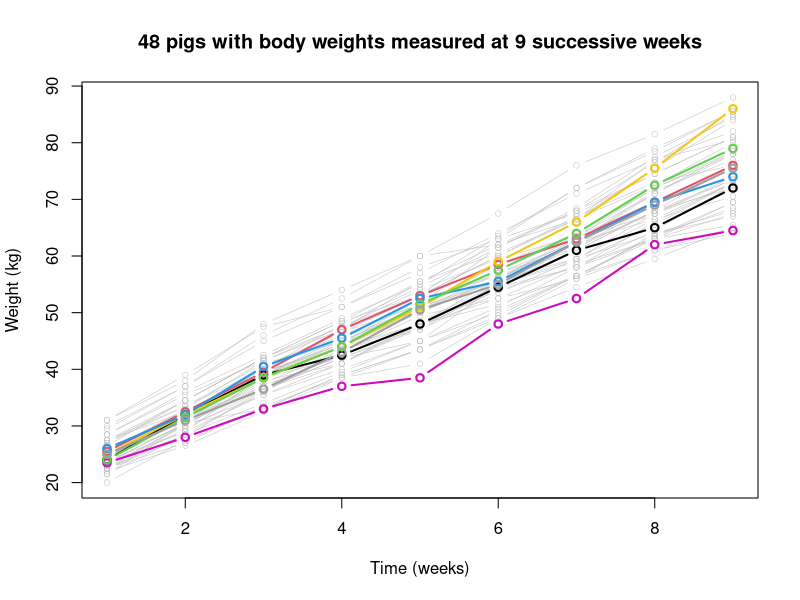
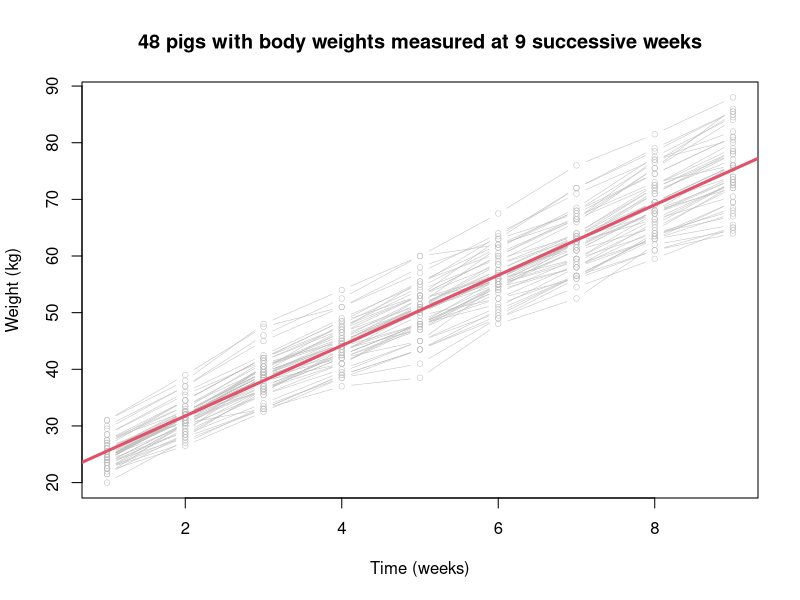
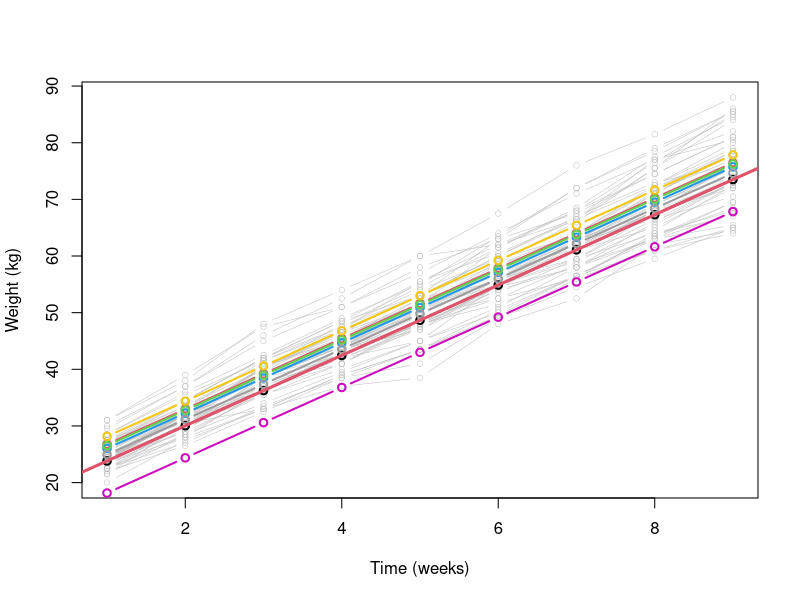
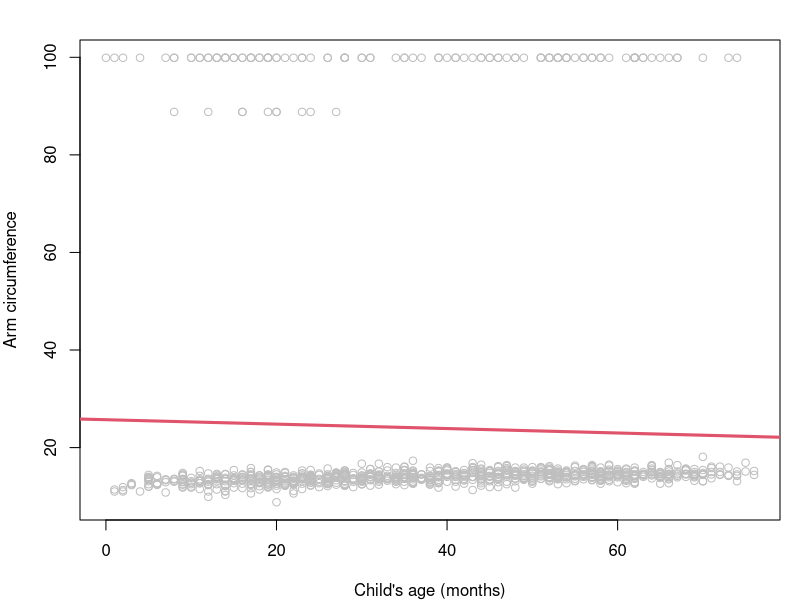
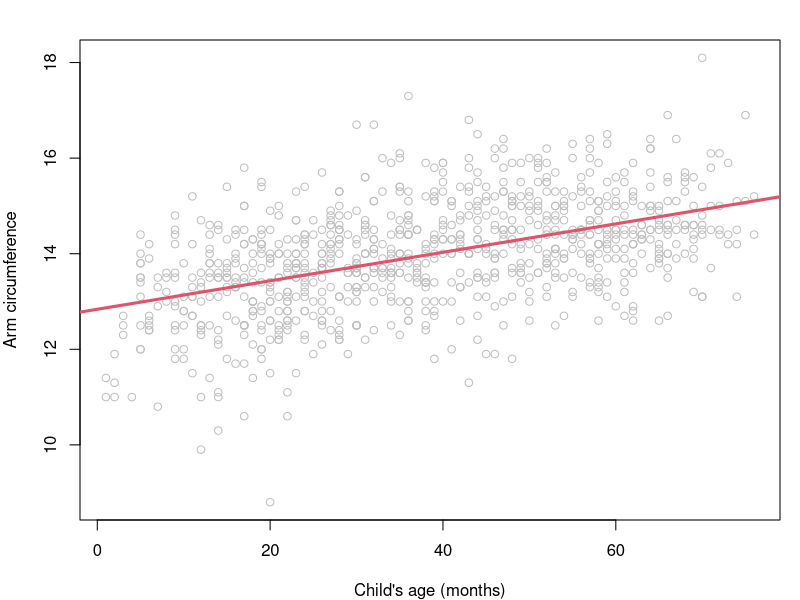
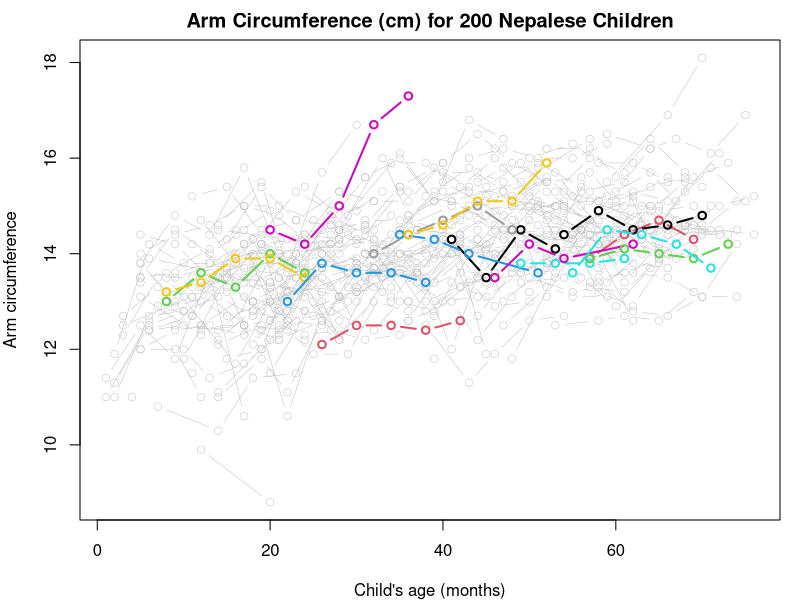
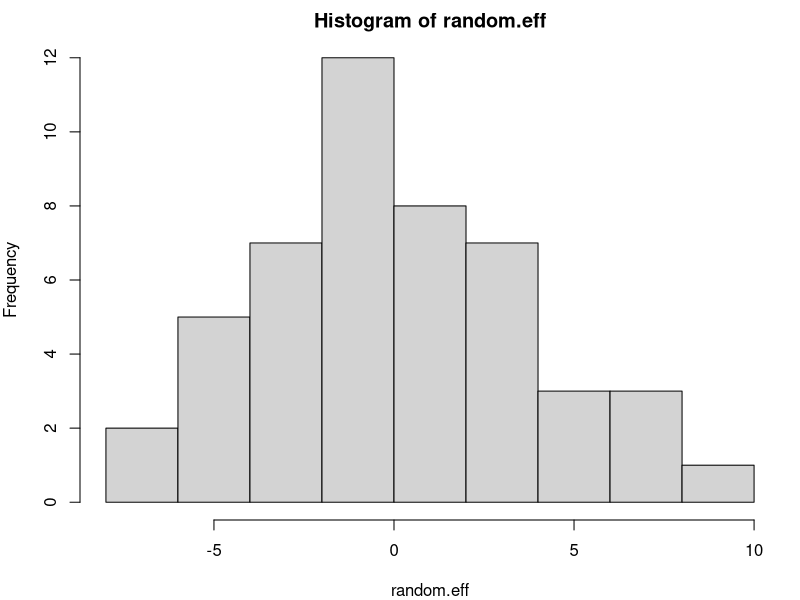
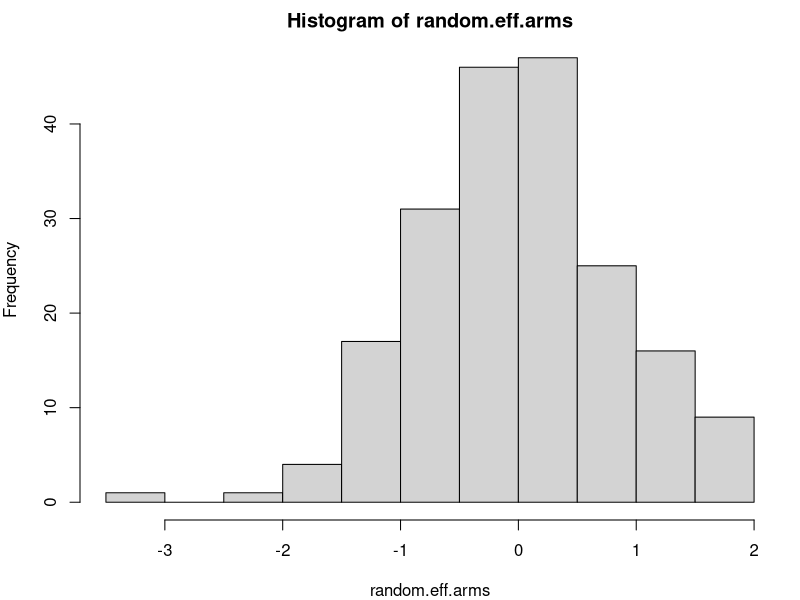

The R script that drew these images, in order: (Note: this script raises an error after producing the figures.)
setwd("./Data")
#setwd("C:/Users/bbr28/Dropbox/EmoryCourses/BIOS_526/Materials_BRisk_2019/Data")

pig = read.csv('pig.csv')[,2:4]
nepal = read.csv('Nepal.csv')
library(lme4)


#Pig growth
# slide 4
plot (pig$weight~pig$weeks, xlab = "Time (weeks)", ylab = "Weight (kg)", type ="n" )
title (main = "48 pigs with body weights measured at 9 successive weeks", cex = 1.5)
for (i in 1:48){
	y = pig$weight[pig$id == i]; x = pig$weeks[pig$id ==i]
	lines (y~x, type = "b", col = "grey", cex = .75, lwd = .5)
}
for (i in c(1, 10, 15, 20, 30, 35, 40) ){
  y = pig$weight[pig$id == i]; x = pig$weeks[pig$id ==i]
  lines (y~x, type = "b", col = i, cex = 1, lwd = 2)
}

# slide 5
pig[1:13,]

str(pig)
table(pig$id)

  
# slide 6
plot (pig$weight~pig$weeks, xlab = "Time (weeks)", ylab = "Weight (kg)", type ="n" )
title (main = "48 pigs with body weights measured at 9 successive weeks", cex = 1.5)
for (i in 1:48){
  y = pig$weight[pig$id == i]; x = pig$weeks[pig$id ==i]
  lines (y~x, type = "b", col = "grey", cex = .75, lwd = .5)
}
fit.incorrect = lm(pig$weight~pig$weeks)
abline (coef (fit.incorrect), lwd = 3, col = 2)
summary(fit.incorrect)



fit.fixedeffects = lm (weight~weeks + factor(id), data = pig)
plot (pig$weight~pig$weeks, xlab = "Time (weeks)", ylab = "Weight (kg)", type ="n" )
for (i in 1:48){
  y = pig$weight[pig$id == i]; x = pig$weeks[pig$id ==i]
  lines (y~x, type = "b", col = "grey", cex = .75, lwd = .5)
}
id.use = c(1, 10, 15, 20, 30, 35, 40)
for ( i in id.use){
	y = fit.fixedeffects$fitted[pig$id == i]; x = pig$weeks[pig$id ==i]
	lines(y~x, type = "b", col = i, cex = 1, lwd = 2)
}
abline (coef (fit.fixedeffects)[1:2], lwd = 3, col = 2)
summary(fit.fixedeffects)
# note: SE is different



#Nepalese Children

table(nepal$id)
# suggests 5 observations per subject, but...
par (mar = c(4, 4,2, 1))
plot (nepal$arm~nepal$age, col = "grey", xlab = "Child's age (months)", ylab = "Arm circumference" )
abline ( coef(lm (nepal$arm~nepal$age)), col = 2, lwd = 3)

# most of the arm circumferences are less than 20. 
# there appear to be many missing values coded as 99.9 or 88.8
sum(nepal$arm==99.9)
sum(nepal$arm==88.8)


# Important data cleaning:
nepal$arm[ nepal$arm == 99.9] = NA
nepal$arm[ nepal$arm == 88.8] = NA
nepal = subset (nepal, !is.na(arm))
table(nepal$id)
# not balanced

# slide 10
plot (nepal$arm~nepal$age, col = "grey", xlab = "Child's age (months)", ylab = "Arm circumference" )
abline ( coef(lm (nepal$arm~nepal$age)), col = 2, lwd = 3)


# slide 11
plot (nepal$arm~nepal$age, xlab = "Child's age (months)", ylab = "Arm circumference", type ="n" )
for (i in 1:200){
	y = nepal$arm[nepal$id == i]; x = nepal$age[nepal$id ==i]
	lines (y~x, type = "b", col = "grey", cex = 1, lwd = .5)
}
for (i in 1:15){
	y = nepal$arm[nepal$id == i]; x = nepal$age[nepal$id ==i]
	lines (y~x, type = "b", col = i, cex = 1, lwd = 2)
}
title (main = "Arm Circumference (cm) for 200 Nepalese Children", cex = 1.4)


# slide 12
# fit the model assuming data are independent:
fit.incorrect = lm (arm~age, data = nepal)
summary (fit.incorrect)

# fit the model controlling for dependence by estimating the mean structure:
nepal$fid = factor(nepal$id)
fit.fixedeffects = lm (arm~age+fid, data = nepal)
summary (fit.fixedeffects)
# note: SE is larger when accounting for subject


## ASIDE: note what happens to R-squared if you remove the intercept:
  temp = lm (arm~age+fid-1, data = nepal)
  summary(temp)
  # R-squared is approximately 1. Is this accurate? 
  # Are predictions the same?
  # Is SE the same?
  1-sum((nepal$arm - fitted(temp))^2)/sum((nepal$arm - mean(nepal$arm))^2)
  1-sum((nepal$arm - fitted(temp))^2)/sum((nepal$arm))^2


# slide 17 -- back to Pigs dataset
fit.randomeffects = lmer(weight~weeks+(1|id), data = pig)
summary(fit.randomeffects)


#note: fit with lmerTest for approximate inference
library(lmerTest)
fit.randomeffects = lmer(weight~weeks+(1|id), data = pig)
summary(fit.randomeffects)


random.eff = ranef(fit.randomeffects)$id[,1]
hist(random.eff)

# slide 18 -- Nepalese children
fit.re.arms = lmer(arm~age+(1|id), data = nepal)
random.eff.arms = ranef (fit.re.arms)$id[,1]
summary(fit.re.arms)
random.eff.arms
hist(random.eff.arms)

    # aside: fit the same lmm with mgcv::gam, which has weird syntax, will be explored in Module 5
    library(mgcv)
    nepal$id2 = as.factor(nepal$id)
    fit.re.arms.check = gam(arm~age+s(id2,bs = 're'),data=nepal,method='REML')
    summary(fit.re.arms.check)    
    # they are equivalent
    # one we learn about gams, we will examine a non-linear effect of age...     
    
    
# re-fit fixed effects:
fit.fe.arms = lm(arm~age+factor(id), data = nepal)
summary(fit.fe.arms)
# estimates differ for effect of age from the mixed model 
# data not balanced


# slide 22
fit = lmer(arm~age+lit+(1|id), data = nepal)
summary(fit)

fit = lmer(arm~age+lit+(1|id), data = nepal)
summary(fit)


fit = lmer(arm~age+lit+(1|id), data = nepal)
summary(fit)



##############
# Slide 29

# simulate data:
tau=4
sigma=2
n = 48
r=9
#generate random effects:

#pdf(file='~/Dropbox/EmoryCourses/BIOS_526/Materials_BRisk/Lectures/M5-RandomIntercept/ICCPig.pdf',width=8,height=5)
par(mfrow=c(1,3))
for (tau in c(0.5,4,16)) {
  thetai = rnorm(n,0,tau)
  thetailong = thetai%x%rep(1,r)
  head(thetailong)
  yij = 15+thetailong+6.2*pig$weeks+rnorm(n*r,0,sigma)
  
  plot(yij~pig$weeks, xlab = "Time (weeks)", ylab = "Weight (kg)", type ="n" )
  for (i in 1:48){
    y = yij[pig$id == i]; x = pig$weeks[pig$id ==i]
    lines (y~x, type = "b", col = "blue", cex = .75, lwd = .5)
  }
  icc = tau^2/(tau^2+sigma^2)
  title(paste('Tau =',tau,', ICC =',round(icc,2)))
} 
#dev.off()


# slide 30
#pdf(file='~/Dropbox/EmoryCourses/BIOS_526/Materials_BRisk/Lectures/M5-RandomIntercept/ICCPig2.pdf',width=8,height=5)
par(mfrow=c(1,3))
tau=4

for (sigmasq in c(0.5,4,16)) {
  thetai = rnorm(n,0,tau)
  thetailong = thetai%x%rep(1,r)
  head(thetailong)
  yij = 15+thetailong+6.2*pig$weeks+rnorm(n*r,0,sqrt(sigmasq))
  
  plot(yij~pig$weeks, xlab = "Time (weeks)", ylab = "Weight (kg)", type ="n" )
  for (i in 1:48){
    y = yij[pig$id == i]; x = pig$weeks[pig$id ==i]
    lines (y~x, type = "b", col = "blue", cex = .75, lwd = .5)
  }
  icc = tau^2/(tau^2+sigmasq)
  title(paste('Sigmasq =',sigmasq,', ICC =',round(icc,2)))
}
#dev.off()






###################
# Slide 46
fit.randomeffects = lmer(weight~weeks+(1|id), data = pig)
summary(fit.randomeffects)
random.eff = ranef(fit.randomeffects)$id[,1]
hist(random.eff)

#re-fit fixed effects model:
fit.fixedeffects = lm (weight~weeks+factor(id)-1, data = pig)
summary(fit.fixedeffects)
coef1 = coef(fit.fixedeffects)[-1]

# random effects (centered around zero) plus the fixed intercept 
# (alternative view of random effects from slide 16)
coef2 = unlist(ranef(fit.randomeffects)) + fixef(fit.randomeffects)[1]
par (mfrow = c(1,2) )
plot (coef2~coef1, cex = 2, xlim = range(coef1), ylim = range(coef1), xlab = "Pig-specific Intercepts (No Shrinkage)", ylab = "Pig-specific Intercepts (With Shrinkage)")
lines (coef2~coef1, type = "p", col = 4, pch = 16, cex = .5)
abline(0,1)
abline( h = fixef(fit.randomeffects)[1], lwd= 2, col = 2, lty = 2)
abline( v = fixef(fit.randomeffects)[1], lwd= 2, col = 2, lty = 2)
lines (fixef(fit.randomeffects)[1],fixef(fit.randomeffects)[1], pch = 16, col = 2, cex = 2, type = "p")


plot (0,0, type = "n", xlim = range(coef1) , ylim = c(.9,2.1),  yaxt = "n", xlab = "", ylab = "")
for (i in 1:length(coef2) ){ lines ( c(1,2)~c(coef2[i], coef1[i]), col = "grey", type = "l")}
abline (h = c(1,2))
lines (fixef(fit.randomeffects)[1],1, pch = 16, col = 2, cex = 2, type = "p")
text (mean(range(coef1)), .9, "Shrunken Estimates")
text (mean(range(coef1)), 2.1, "Raw Estimates")



## Slide 47
fit = lm (arm~age+factor(id)-1, data = nepal)
coef1 = coef(fit)[-1]
fit2 = lmer(arm~age+(1|id), data = nepal)
coef2 = unlist(ranef(fit2)) + fixef(fit2)[1]

#pdf(file='~/Dropbox/EmoryCourses/BIOS_526/Materials_BRisk/Lectures/M5-RandomIntercept/ShrinkNepal_v2.pdf',width=11,height=6)
par (mfrow = c(1,2))
plot (coef2~coef1, cex = 2, xlim = range(coef1), ylim = range(coef1), xlab = "Child-specific Intercepts (No Shrinkage)", ylab = "Child-specific Intercepts (With Shrinkage)")
lines (coef2~coef1, type = "p", col = 4, pch = 16, cex = .5)
abline(0,1)
abline( h = fixef(fit2)[1], lwd= 2, col = 2, lty = 2)
abline( v = fixef(fit2)[1], lwd= 2, col = 2, lty = 2)
lines (fixef(fit2)[1],fixef(fit2)[1], pch = 16, col = 2, cex = 2, type = "p")


plot (0,0, type = "n", xlim = range(coef1) , ylim = c(.9,2.1),  yaxt = "n", xlab = "", ylab = "")
for (i in 1:length(coef2) ){ lines ( c(1,2)~c(coef2[i], coef1[i]), col = "grey", type = "l")}
abline (h = c(1,2))
lines (fixef(fit2)[1],1, pch = 16, col = 2, cex = 2, type = "p")
text (mean(range(coef1)), .9, "Shrunken Estimates")
text (mean(range(coef1)), 2.1, "Raw Estimates")
#dev.off()



## Slide 48
# add more noise (i.e., measurement error)
set.seed(123)
nepal$arm2 = nepal$arm + rnorm (nrow(nepal), 0, sqrt(2))
fit = lm (arm2~age+factor(id)-1, data = nepal)
coef1 = coef(fit)[-1]
fit2 = lmer(arm2~age+(1|id), data = nepal)
coef2 = unlist(ranef(fit2)) + fixef(fit2)[1]
summary(fit2)

#pdf(file='~/Dropbox/EmoryCourses/BIOS_526/Materials_BRisk/Lectures/M5-RandomIntercept/ShrinkNepal_Noise_v2.pdf',width=11,height=6)

par (mfrow = c(1,2))
plot (coef2~coef1, cex = 2, xlim = range(coef1), ylim = range(coef1), xlab = "Child-specific Intercepts (No Shrinkage)", ylab = "Child-specific Intercepts (With Shrinkage)")
lines (coef2~coef1, type = "p", col = 4, pch = 16, cex = .5)
abline(0,1)
abline( h = fixef(fit2)[1], lwd= 2, col = 2, lty = 2)
abline( v = fixef(fit2)[1], lwd= 2, col = 2, lty = 2)
lines (fixef(fit2)[1],fixef(fit2)[1], pch = 16, col = 2, cex = 2, type = "p")

plot (0,0, type = "n", xlim = range(coef1) , ylim = c(.9,2.1),  yaxt = "n", xlab = "", ylab = "")
for (i in 1:length(coef2) ){ lines ( c(1,2)~c(coef2[i], coef1[i]), col = "grey", type = "l")}
abline (h = c(1,2))
lines (fixef(fit2)[1],1, pch = 16, col = 2, cex = 2, type = "p")
text (mean(range(coef1)), .9, "Shrunken Estimates")
text (mean(range(coef1)), 2.1, "Raw Estimates")

#dev.off()

######################


# Slide 49
fit = lm (arm~age+factor(id)-1, data = nepal)
coef1 = coef(fit)[-1]
fit2 = lmer(arm~age+(1|id), data = nepal)
coef2 = unlist(ranef(fit2)) + fixef(fit2)[1]

par (mfrow = c(1,2), mar = c(4,4,1,1))
n = tapply (!is.na(nepal$arm), factor(nepal$id), sum)
plot ( (coef1-coef2)/coef1~n[n!=0], cex = 2, xlab = "Sample Size per Child", ylab = "% Shrinkage")
abline( h = 0, col = 2, lwd = 3, lty = 3)

se = sqrt(diag(vcov (fit))[-1])
plot ( (coef1-coef2)/coef1~se, cex = 2, xlab = "Standard Error of Raw Estimates", ylab = "% Shrinkage")
abline( h = 0, col = 2, lwd = 3, lty = 3)

nepal$wt[ nepal$wt == 99.9] = NA
nepal$wt[ nepal$wt == 88.8] = NA

fit = lmer(arm~age+(1|id), data = nepal)
random.eff = ranef (fit)$id[,1]
summary(fit)
random.eff[1:2]

#############
# Slide 54
# default is REML:
fit.randomeffects = lmer(weight~weeks+(1|id), data = pig)
summary(fit.randomeffects)

# estimation with mle:
fit.randomeffects.mle = lmer(weight~weeks+(1|id), data = pig, REML = FALSE)
summary(fit.randomeffects.mle)

###########################
##############################
# Random slopes:
##############################
###########################

nepal$ageC = nepal$age - 36
nepal$sex = as.factor(nepal$sex)


# Slide 64:
fit = lmer (arm~ ageC + (ageC|id), data = nepal)
summary(fit)

# note: ageC is both fixed and random
# fixed effect is the population average trend
# random effects is the interaction between random intercept and fixed effect
# interaction between fixed and random is random

# NOTES on model specification in lme4:
# See table 2 in https://cran.r-project.org/web/packages/lme4/vignettes/lmer.pdf 


lmer (arm~ scale(ageC) + (scale(ageC)|id), data = nepal)
summary(fit)

#note how it differs without centering
temp = lmer(arm~age+(age|id),data=nepal)
summary(temp)
# what changes?
# NOTE: Who has a mac? Please run. Convergence warnings? Sometimes differ across
# platforms or versions

# Slide 67:    
fit = lmer (arm~ ageC + (ageC|id), data = nepal,REML=FALSE)
fit.randomintercept = lmer(arm~ageC+(1|id),data=nepal,REML=FALSE)
AIC(fit)
AIC(fit.randomintercept)
anova(fit.randomintercept,fit) 



# Slide 68:
fit.indep = lmer (arm~ ageC + (1|id) + (0+ageC|id), data = nepal)
summary(fit.indep)



    # model without random intercepts:
    # don't do this:
    fit.norandomint = lmer (arm~ ageC + (0+ageC|id), data = nepal)
    summary(fit.norandomint)
    fit.norandomint = lmer (arm~ ageC + (0+ageC|id), data = nepal,REML=FALSE)
    AIC(fit)
    AIC(fit.norandomint)

# refit the REML model for later comparison:
fit = lmer (arm~ ageC + (ageC|id), data = nepal)


#################################

# NOTE:
# alternatively, we could fit a model with an interaction between subject and slope
fit.fe = lm (arm~ ageC*id, data = nepal)
summary(fit.fe) 
fixef(fit)

# but in this model, the ageC slope corresponds to slope for id1
# recode using sum-to-zero contrasts:
contrasts(nepal$id) = contr.sum
fit.fe = lm (arm~ ageC*id, data = nepal)
summary(fit.fe)
# note: results in some singularities due to no repeated measurements for some subjects

# Since these children are a random sample, we can use 
# our scientific goals to guide our decision to use random effects:
# characterize the population of children in Nepal.


# what happens in balanced data:?
pig = read.csv('pig.csv')[,2:4]
pig$id = as.factor(pig$id)
contrasts(pig$id) = contr.sum
temp = lmer(weight~weeks+(weeks|id),data=pig)
summary(temp)

temp.fe = lm(weight~weeks*id,data=pig)
summary(temp.fe)
# slopes of week are equal, but SE are different. 
# unlike model with random intercepts only, inference is not equivalent. 

####


# code used later on, here makes the coefficients estimated the same, i.e.,
# only includes subjects with repeated measurements. We just do this to facilitate
# comparison of the fixed effect approach to the random effect approach, but in
# general, we can use all the data:)

use =  unique (nepal$id)[ tapply (!is.na(nepal$arm), factor(nepal$id), sum) > 1]
(p = length (use))
length(levels(nepal$id))
fit.fix = lm (arm~ id*ageC - ageC -1, data = subset(nepal, id %in% use) )
fit.re = lmer (arm~ ageC + (ageC|id), data = subset(nepal, id %in% use) )

# note: coef extract fixed + random
re.int = coef(fit)$id[,1] # extract intercepts

# coding tip: ranef extracts just random:
apply(coef(fit)$id,2,mean) #coef are centered around overall effects
apply(ranef(fit)$id,2,mean) # random effects are mean zero


re.slope = coef(fit)$id[,2]
sum(re.slope<0)

fix.int = coef(fit.fix)[1:p]
fix.slope = coef(fit.fix)[(p+1):(2*p)]
sum(fix.slope<0)

# Slide 70
par(mfrow=c(2,2))
hist(fix.int,main='Fixed Subj. Intercept + Main Intercept',breaks=15)
hist(fix.slope,main='Fixed Slope + Main Slope')


hist(re.int,main='Random  Intercept + Main Intercept')
hist(re.slope,main='Random Slope + Main Slope')





##########
# Slide 71: 
plot (nepal$arm~nepal$ageC, xlab = "Child's age - 36 (months)", ylab = "Arm circumference", type ="n" )
for (i in 1:200){
  y = nepal$arm[nepal$id == i]; x = nepal$ageC[nepal$id ==i]
  lines (y~x, type = "b", col = "grey", cex = 1, lwd = .5)
}

# Extract random effects for a few subjects:

# include two subjects that are extreme:
which.min(coef(fit)$id[,1])
which.max(coef(fit)$id[,2])

#use = c(1:15, 57, 103, 105)

use = c(57,105)
for (i in use ){
  x = range(nepal$ageC[nepal$id ==i])
  beta = as.numeric(coef(fit)$id[i,])
  y = beta[1] + beta[2]*x
  lines (y~x, type = "l", col = i+2, cex = 1, lwd = 2)
}

for (i in use){
  y = nepal$arm[nepal$id == i]; x = nepal$ageC[nepal$id ==i]
  lines (y~x, type = "p", col = i+2, cex = 1, lwd = 2)
}


abline( 13.9439, 0.032527, col=2, lwd = 4, lty = 2)
legend("bottomright", "Mean Trend", col = 2, lwd = 4, lty = 2, cex = 1.5, bty = "n")
text (-25, 9.5, "ID = 105", col = "red", font = 2)
text (-20, 12.6, "ID = 57", col = "red", font = 2)

# Slide 72
fit.subset = lmer (arm~ageC+(ageC|id), data = subset(nepal, id != 57 & id != 105) )
summary(fit.subset)

VarCorr(fit)
VarCorr(fit.subset)




#### Shrinkage

# again subset to observations where fe can be estimated:
use =  unique (nepal$id)[ tapply (!is.na(nepal$arm), factor(nepal$id), sum) > 1]
(p = length (use))
length(levels(nepal$id))

fit.fix = lm (arm~ id*ageC - ageC -1, data = subset(nepal, id %in% use) )
fit.re = lmer (arm~ ageC + (ageC|id), data = subset(nepal, id %in% use) )

# note: coef extract fixed + random
re.int = coef(fit)$id[,1]
re.slope = coef(fit)$id[,2]
fix.int = coef(fit.fix)[1:p]
fix.slope = coef(fit.fix)[(p+1):(2*p)]
fix.int.se = sqrt(diag(vcov(fit.fix))[1:p])
fix.slope.se = sqrt(diag(vcov(fit.fix))[(p+1):(2*p)])


pdf(file='Shrinkage_v2.pdf',width=8,height=5)
par (mfrow = c(1,2))

# Create plots for shrinkage of random intercepts:
plot (0,0, type = "n", xlim = range(fix.int) , ylim = c(.9,2.1),  yaxt = "n", xlab = "", ylab = "")
for (i in 1:p ){ lines ( c(2,1)~c(fix.int[i], re.int[i]), col = "grey", type = "l")}
abline (h = c(1,2))

# lines are shrunk towards main effects:
lines (fixef(fit.re)[1],1, pch = 16, col = 2, cex = 2, type = "p")

#use halfway point of range to locate text:
text (mean(range(fix.int)), .9, "Shrunken Intercept Estimates")
text (mean(range(fix.int)), 2.1, "Fixed Effect Intercept Estimates")


# Create plots for shrinkage of random slopes:
plot (0,0, type = "n", xlim = range(fix.slope) , ylim = c(.9,2.1),  yaxt = "n", xlab = "", ylab = "")
for (i in 1:p ){ lines ( c(2,1)~c(fix.slope[i], re.slope[i]), col = "grey", type = "l")}
abline (h = c(1,2))
lines (fixef(fit.re)[2],1, pch = 16, col = 2, cex = 2, type = "p")
text (mean(range(fix.slope)), .9, "Shrunken Slope Estimates")
text (mean(range(fix.slope)), 2.1, "Fixed Effect Slope Estimates")
dev.off()
####################
########
#



#### Simulated Curves ####
library (MASS)
Sigma = matrix (c(0.85^2,  0.0016, 0.0016, 0.021^2), ncol = 2)
plot (nepal$arm~nepal$ageC, xlab = "Child's age - 36 (months)", ylab = "Arm circumference", type ="n" )
x = seq(-36, 40, 1)
simcurve = NULL
for (i in 1:500){
  theta = mvrnorm(1, c(13.94, 0.0325), Sigma) 
  y = theta[1] + x*theta[2]
  simcurve = rbind (simcurve, y)
  lines (y~x,  col="#0000ff22", cex = 2, lwd = .5, type = "l")
}

# Slide 74
# approximate confidence intervals using simulated values:
lower = apply (simcurve, 2, quantile, 0.025)
upper = apply (simcurve, 2, quantile, 0.975)

abline (13.94, 0.0325, lwd = 5, col = "blue")
lines (lower~x, lwd = 3, col = "blue", lty = 3)
lines (upper~x, lwd = 3, col = "blue", lty = 3)
legend ("bottomright", c("Average Trend", "95% Prediction Interval"), lwd = c(3,5), lty = c(1, 3), bty = "n", cex = 1.2, col = 4)

title (main = "Predicted Growth Curves for 500 Children")



# Slide 80: 

# Don't use this model:
fit.sexwtlit = lmer (arm~sex+lit+sex*ageC + lit*ageC + wt+ (ageC|id), data = nepal)
summary(fit.sexwtlit)

# NOTE: Do not use if you have convergence issues.
# This can occur with random slopes, and scaling ageC will help.
# We also scale and center wt, which help for interpretability
fit.sexwtlit.scale = lmer (arm~sex+lit+sex*scale(ageC) + lit*scale(ageC) + scale(wt)+ (scale(ageC)|id), data = nepal)
summary(fit.sexwtlit.scale)
#NOTE: if there were no convergence issues, 

summary(fit.sexwtlit.scale)




# NOTE: The correlation output is  helpful
# We typically see how correlations with interactions reflects
# the general issue of decreased power with interactions
# based on the fitted model and thus reflect impacts on SE,
# different from naive correlations:
a = model.matrix(fit.sexwtlit.scale)
cor(a)
#(correlations with intercept are 0 because it is constant)


# note the variance components decrease a little bit relative to model without additional covariates:
VarCorr(fit)
VarCorr(fit.sexwtlit.scale)


## Alternative and equivalent specification:
fit.sexwtlit.scale.equivalent = lmer (arm~sex+lit+sex*scale(ageC) + lit*scale(ageC) + scale(wt) + (1+scale(ageC)|id), data = nepal)

summary(fit.sexwtlit.scale.equivalent)
summary(fit.sexwtlit.scale)



##############
## Extra material:
#### Pooling plot

use =  unique (nepal$id)[ tapply (!is.na(nepal$arm), factor(nepal$id), sum) > 1]
fit.fix = lm (arm~ factor(id)*ageC - ageC -1, data = subset(nepal, id %in% use) )
fit.re = lmer(arm~ ageC + (ageC|id), data = subset(nepal, id %in% use) )

summary(fit.re)
p = length (use)
re.int = coef(fit)$id[,1]
re.slope = coef(fit)$id[,2]
fix.int = coef(fit.fix)[1:p]
fix.slope = coef(fit.fix)[(p+1):(2*p)]
fix.int.se = sqrt(diag(vcov(fit.fix))[1:p])
fix.slope.se = sqrt(diag(vcov(fit.fix))[(p+1):(2*p)])

tausq.slope = unlist(VarCorr(fit.re))[4]

par (mfrow = c(2,2))
hist (re.int, main = "Fixed Intercepts", xlab = "")
hist (re.slope, main = "Fixed Slopes", xlab = "")
hist (fix.int, main = "Random Intercepts", xlab = "")
hist (fix.slope, main = "Random Slopes", xlab = "")

slope.up = fix.slope  + 1.96*fix.slope.se
slope.low = fix.slope  - 1.96*fix.slope.se

order.i = order (fix.slope.se, decreasing = T)

plot (fix.slope[order.i]~c(1:p), xlim =c(1, 220), ylim = c(-.2, .25) , ylab = "Age Slope", xlab = "", xaxt = "n", bty = "n", pch = 16)
for ( i in 1:p){	lines (c(slope.up[order.i][i], slope.low[order.i][i])~c(i,i), type="l")}
abline(h = 0,col = 2, lwd = 2)
abline (v = 195, lwd = 2, lty = 3)

se.1 = sqrt ( sum(fix.slope.se^2)/p )
se.2 = sqrt ( 1/ sum(1/(fix.slope.se^2)) )
se.3 = sqrt ( 1/ sum(1/(fix.slope.se^2+tausq.slope)))
lines (mean (fix.slope)~c(200), pch = 16, cex = 1.5, col = 2, type = "p")
lines (c(mean(fix.slope)-1.96*se.1, mean(fix.slope)+1.96*se.1)~c(200, 200), type="l", col=2, lwd = 2)

est=sum(fix.slope*(1/(fix.slope.se)^2))/sum((1/(fix.slope.se)^2)) 
lines (sum(fix.slope*(1/(fix.slope.se)^2))/sum((1/(fix.slope.se)^2)) ~c(210), pch = 16, cex = 1, col = "orange", type = "p")
lines (c(est-1.96*se.2, est+1.96*se.2)~c(210, 210), type="l", col = "orange", lwd = 2)

est=sum(fix.slope*(1/(fix.slope.se^2+tausq.slope)))/sum((1/(fix.slope.se^2+tausq.slope)))
lines (est~c(220), pch = 16, cex = 1, col = 4, type = "p")
lines (c(est-1.96*se.3, est+1.96*se.3)~c(220, 220), type="l", col = 4, lwd = 2)

legend ("bottom", legend = c("Simple Average: 0.029 (-0.062, 0.120)", "Inverse-variance Average: 0.031(0.026, 0.037)", 
                             "Normal Random Effect: 0.031(0.025, 0.038)"), 
        col = c("red","orange","blue"), lwd = 2, cex = 1.2, bty="n")
text(80, .25, "Individual Age Slope", font = 2, cex = 1.3)
text(210, .25, "Pooled \n Estimate", font = 2, cex = 1.3)
